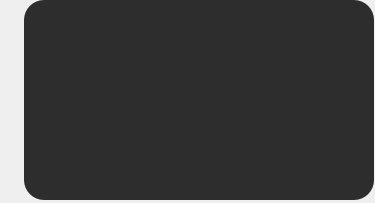
<?xml version="1.0" encoding="UTF-8"?>
<ui version="4.0">
 <class>Form</class>
 <widget class="QWidget" name="Form">
  <property name="geometry">
   <rect>
    <x>0</x>
    <y>0</y>
    <width>375</width>
    <height>203</height>
   </rect>
  </property>
  <property name="windowTitle">
   <string>Form</string>
  </property>
  <widget class="QWidget" name="chat_widget" native="true">
   <property name="geometry">
    <rect>
     <x>0</x>
     <y>0</y>
     <width>374</width>
     <height>200</height>
    </rect>
   </property>
   <property name="minimumSize">
    <size>
     <width>300</width>
     <height>200</height>
    </size>
   </property>
   <property name="maximumSize">
    <size>
     <width>400</width>
     <height>200</height>
    </size>
   </property>
   <layout class="QVBoxLayout" name="verticalLayout_5">
    <property name="spacing">
     <number>0</number>
    </property>
    <property name="leftMargin">
     <number>0</number>
    </property>
    <property name="topMargin">
     <number>0</number>
    </property>
    <property name="rightMargin">
     <number>0</number>
    </property>
    <property name="bottomMargin">
     <number>0</number>
    </property>
    <item>
     <layout class="QHBoxLayout" name="horizontalLayout_7">
      <item>
       <layout class="QVBoxLayout" name="verticalLayout_4">
        <item>
         <widget class="QLabel" name="chat_icon">
          <property name="maximumSize">
           <size>
            <width>50</width>
            <height>50</height>
           </size>
          </property>
          <property name="text">
           <string/>
          </property>
          <property name="pixmap">
           <pixmap>../../PyQt5-Chat-Demo-main/1.jpg</pixmap>
          </property>
          <property name="scaledContents">
           <bool>true</bool>
          </property>
         </widget>
        </item>
        <item>
         <spacer name="verticalSpacer">
          <property name="orientation">
           <enum>Qt::Vertical</enum>
          </property>
          <property name="sizeType">
           <enum>QSizePolicy::Preferred</enum>
          </property>
          <property name="sizeHint" stdset="0">
           <size>
            <width>20</width>
            <height>40</height>
           </size>
          </property>
         </spacer>
        </item>
       </layout>
      </item>
      <item>
       <widget class="QTextBrowser" name="chat_message">
        <property name="minimumSize">
         <size>
          <width>200</width>
          <height>0</height>
         </size>
        </property>
        <property name="maximumSize">
         <size>
          <width>350</width>
          <height>16777215</height>
         </size>
        </property>
        <property name="styleSheet">
         <string notr="true">background-color:  rgb(45, 45, 45);
border-radius:20px;
color: rgb(255,255,255);</string>
        </property>
       </widget>
      </item>
     </layout>
    </item>
   </layout>
  </widget>
 </widget>
 <resources/>
 <connections/>
</ui>
